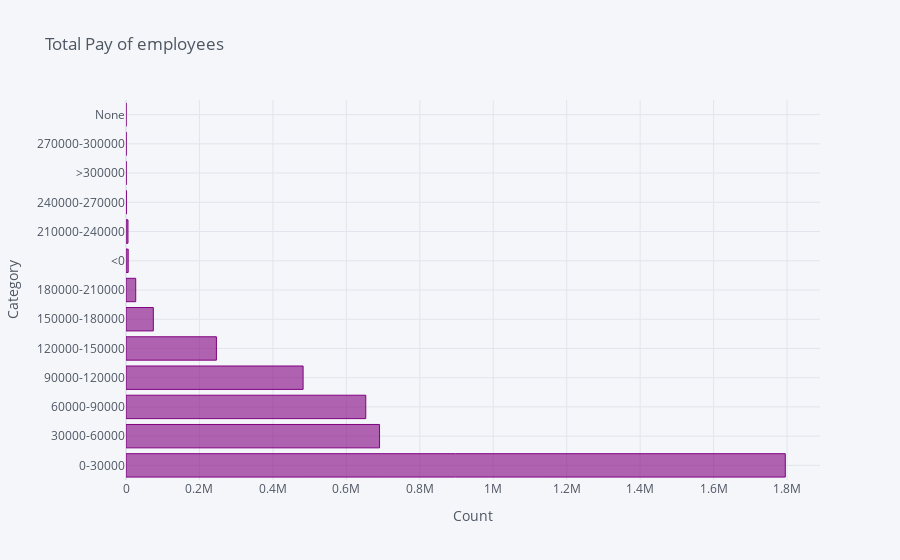

Here is the notebook cell this chart was saved with:
### Markdown cell above
##### Visualize Total Pay category.

### Code cell
temp = pd.DataFrame(df['TotalPayCategory'].value_counts().reset_index()).rename(columns={"index":"Count"})
temp.iplot(kind='bar', x="Count", y="TotalPayCategory",color='purple', title='Total Pay of employees',
           xTitle='Count', yTitle='Category', orientation='h')

### Figure 1 — Plotly figure (JSON) as saved in the notebook; plotly's stock layout.template omitted (floating-point values rounded to 4 significant figures)
{"data": [{"marker": {"color": "rgba(128, 0, 128, 0.6)", "line": {"color": "rgba(128, 0, 128, 1.0)", "width": 1}}, "name": "TotalPayCategory", "orientation": "h", "text": "", "type": "bar", "x": [1795221, 690403, 652863, 482234, 246192, 74457, 26463, 5926, 5403, 877, 295, 287, 2], "y": ["0-30000", "30000-60000", "60000-90000", "90000-120000", "120000-150000", "150000-180000", "180000-210000", "<0", "210000-240000", "240000-270000", ">300000", "270000-300000", "None"]}], "layout": {"legend": {"bgcolor": "#F5F6F9", "font": {"color": "#4D5663"}}, "paper_bgcolor": "#F5F6F9", "plot_bgcolor": "#F5F6F9", "title": {"font": {"color": "#4D5663"}, "text": "Total Pay of employees"}, "xaxis": {"gridcolor": "#E1E5ED", "showgrid": true, "tickfont": {"color": "#4D5663"}, "title": {"font": {"color": "#4D5663"}, "text": "Count"}, "zerolinecolor": "#E1E5ED"}, "yaxis": {"gridcolor": "#E1E5ED", "showgrid": true, "tickfont": {"color": "#4D5663"}, "title": {"font": {"color": "#4D5663"}, "text": "Category"}, "zerolinecolor": "#E1E5ED"}}}
